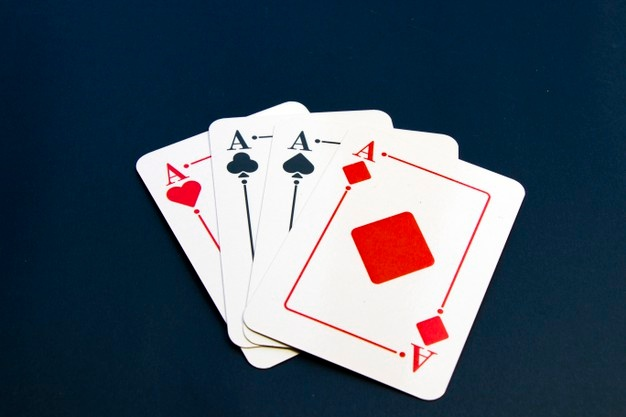
#> input picture Resources/Images/cards.jpg, 626 x 417 px, given in place of the camera
$ python 5-Virtual-Drawing.py
#> lines starting #> are read from the running program, lines starting #| are printed output that depends on the picture; after the words box and inside, x2 and y2 are one past the last pixel; in counts of white or black regions, pixels touching at a corner belong together
import cv2
import numpy as np

frameWidth = 640
frameHeight = 480
cap = cv2.VideoCapture(0)
cap.set(3, frameWidth)
cap.set(4, frameHeight)

myColors = [
    [97, 60, 0, 120, 255, 255],
    [49, 33, 117, 70, 255, 255],
    [0, 51, 0, 31, 255, 255]
]
myColorValues = [
    [255, 0, 0],
    [0, 255, 0],
    [0, 255, 255]
]

myPoints =  []  ## [x , y , colorId ]

def findColor(img,myColors,myColorValues):
    imgHSV = cv2.cvtColor(img, cv2.COLOR_BGR2HSV)
    count = 0
    newPoints=[]
    for color in myColors:
        lower = np.array(color[0:3])
        upper = np.array(color[3:6])
        mask = cv2.inRange(imgHSV,lower,upper)
        x,y=getContours(mask)
        cv2.circle(imgResult,(x,y),15,myColorValues[count],cv2.FILLED)
        if x!=0 and y!=0:
            newPoints.append([x,y,count])
        count +=1
        #cv2.imshow(str(color[0]),mask)
    return newPoints

def getContours(img):
    contours,hierarchy = cv2.findContours(img,cv2.RETR_EXTERNAL,cv2.CHAIN_APPROX_NONE)
    x,y,w,h = 0,0,0,0
    for cnt in contours:
        area = cv2.contourArea(cnt)
        if area>500:
            #cv2.drawContours(imgResult, cnt, -1, (255, 0, 0), 3)
            peri = cv2.arcLength(cnt,True)
            approx = cv2.approxPolyDP(cnt,0.02*peri,True)
            x, y, w, h = cv2.boundingRect(approx)
    return x+w//2,y

def drawOnCanvas(myPoints,myColorValues):
    for point in myPoints:
        cv2.circle(imgResult, (point[0], point[1]), 10, myColorValues[point[2]], cv2.FILLED)


while True:
    success, img = cap.read()
#> img is the input picture: shape (417, 626, 3); mean B, G, R 100.3, 85.8, 72.3
    cv2.normalize(img, img, 100, 255, cv2.NORM_MINMAX)
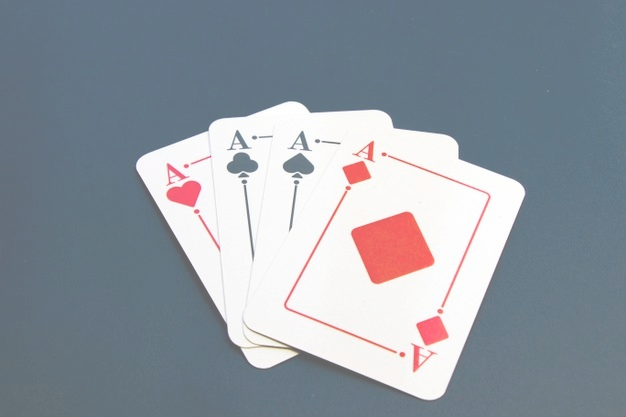
#> img: shape (417, 626, 3); mean B, G, R 161, 152.1, 144
    imgResult = img.copy()
    newPoints = findColor(img, myColors,myColorValues)
#> in findColor, `imgHSV = cv2.cvtColor(img, cv2.COLOR_BGR2HSV)`: imgHSV: shape (417, 626, 3); mean H, S, V 86.6, 45.1, 165.1
#> the loop in findColor, `for color in myColors:` made 3 passes
#> (x, y) on passes 1 to 3: (314, 0), (0, 0), (393, 212)
#> pass 1, in findColor, `mask = cv2.inRange(imgHSV,lower,upper)`:
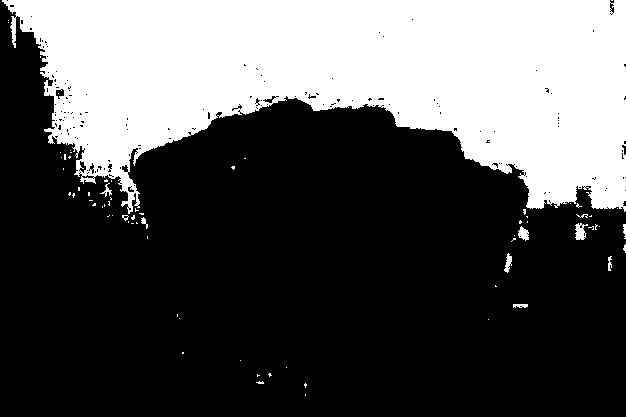
#> mask: shape (417, 626); 33.2% white; 72 white regions (61 under 20 px), largest, box (x1, y1, x2, y2) and area: (2, 0, 626, 214) 85836, (575, 223, 588, 240) 140, (518, 226, 529, 241) 105
#> pass 3, in findColor, `mask = cv2.inRange(imgHSV,lower,upper)`:
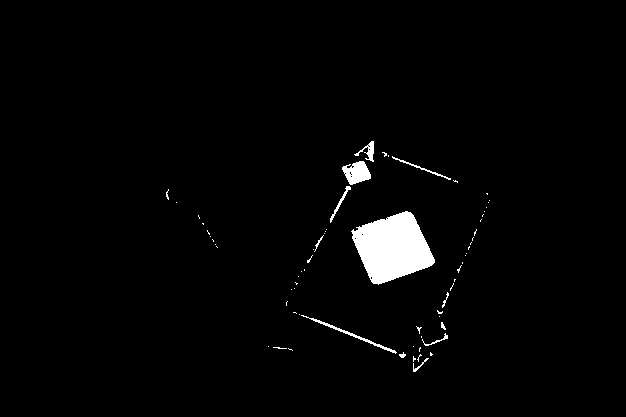
#> mask: shape (417, 626); 2.1% white; 67 white regions (55 under 20 px), largest, box (x1, y1, x2, y2) and area: (351, 211, 435, 285) 3984, (342, 161, 371, 185) 449, (301, 315, 397, 354) 257
#> after the loop in findColor, `for color in myColors:`:
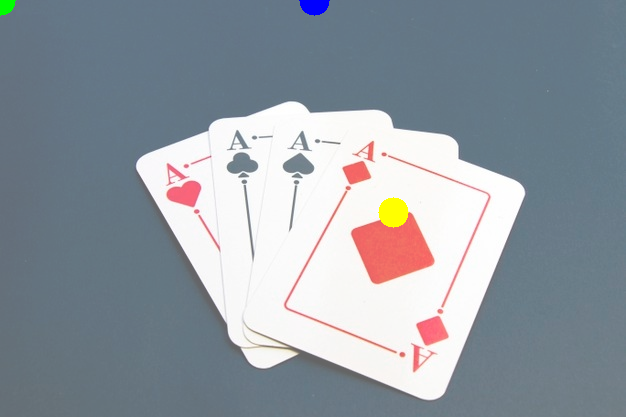
#> imgResult: shape (417, 626, 3); 0.49% of pixels changed, all inside (x1, y1, x2, y2) = (0, 0, 409, 228)
#> after the loop in findColor, `for color in myColors:`: count = 3; newPoints = [[393, 212, 2]]
#> newPoints = [[393, 212, 2]]
    if len(newPoints)!=0:
        for newP in newPoints:
            myPoints.append(newP)
#> this loop made 1 pass
#> after the loop, myPoints = [[393, 212, 2]]
    if len(myPoints)!=0:
        drawOnCanvas(myPoints,myColorValues)
#> the loop in drawOnCanvas, `for point in myPoints:` made 1 pass


    cv2.imshow("Result", imgResult)
    if cv2.waitKey(1) & 0xFF == ord('q'):
#> (key q is pressed here)
        break
